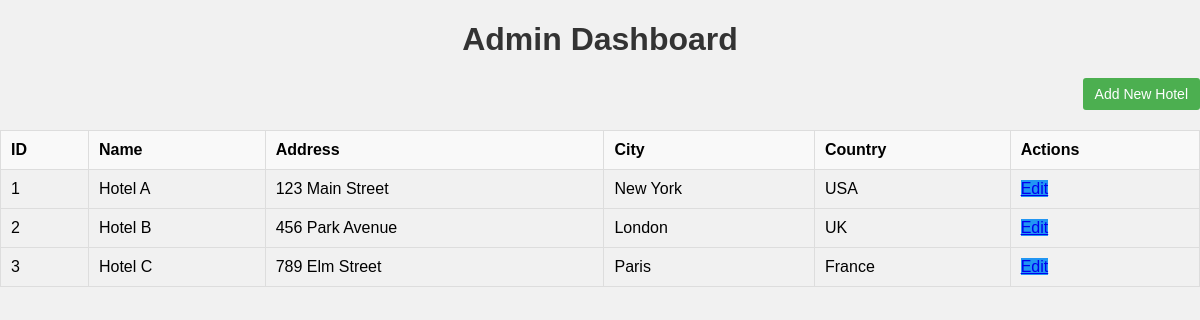
The page /admin_dashboard.php on the database its author committed.
### tables this page shows
CREATE TABLE `hotels` (
  `HotelID` int(11) NOT NULL,
  `Name` varchar(100) NOT NULL,
  `Address` varchar(200) NOT NULL,
  `City` varchar(100) NOT NULL,
  `Country` varchar(100) NOT NULL
);

### admin_dashboard.php (the view, shortened to what this page needs)
<?php
$host = 'localhost';
$db = 'hotelbooking';
$user = 'root';
$password = '';
try {
    $pdo = new PDO("mysql:host=$host;dbname=$db;charset=utf8", $user, $password);
    $pdo->setAttribute(PDO::ATTR_ERRMODE, PDO::ERRMODE_EXCEPTION);
} catch (PDOException $e) {
    die("Error: " . $e->getMessage());
}
$query = "SELECT * FROM Hotels";
$stmt = $pdo->prepare($query);
$stmt->execute();
$hotels = $stmt->fetchAll(PDO::FETCH_ASSOC);
?>
<!DOCTYPE html>
<html>
<head>
</head>
<body>
<h1>Admin Dashboard</h1>
<div class="button-container">
    <button onclick="location.href='add_hotel.php'">Add New Hotel</button>
</div>
<table>
    <thead>
    <tr>
        <th>ID</th>
        <th>Name</th>
        <th>Address</th>
        <th>City</th>
        <th>Country</th>
        <th>Actions</th>
    </tr>
    </thead>
    <tbody>
    <?php foreach ($hotels as $hotel): ?>
        <tr>
            <td><?php echo $hotel['HotelID']; ?></td>
            <td><?php echo $hotel['Name']; ?></td>
            <td><?php echo $hotel['Address']; ?></td>
            <td><?php echo $hotel['City']; ?></td>
            <td><?php echo $hotel['Country']; ?></td>
            <td>
                <a href="edit_hotel.php?hotelID=<?php echo $hotel['HotelID']; ?>" class="edit-button">Edit</a>
            </td>
        </tr>
    <?php endforeach; ?>
    </tbody>
</table>
</body>
</html>

### admin_dashboard.php (style rules this page uses)
body { font-family: Arial, sans-serif; background-color: #f1f1f1; margin: 0; padding: 0; }
h1 { text-align: center; color: #333; margin-bottom: 20px; }
table { width: 100%; border-collapse: collapse; margin-top: 20px; }
table td, table th { padding: 10px; border: 1px solid #ddd; }
table th { background-color: #f9f9f9; text-align: left; }
.button-container { text-align: right; margin-bottom: 10px; }
.button-container button { padding: 8px 12px; background-color: #4CAF50; color: #fff; border: none; border-radius: 3px; cursor: pointer; font-size: 14px; transition: background-color 0.3s ease; }
.edit-button { background-color: #2196F3; transition: background-color 0.3s ease; }

### rows shown on the page
hotels: HotelID "1", Name "Hotel A", Address "123 Main Street", City "New York", Country "USA"
hotels: HotelID "2", Name "Hotel B", Address "456 Park Avenue", City "London", Country "UK"
hotels: HotelID "3", Name "Hotel C", Address "789 Elm Street", City "Paris", Country "France"
